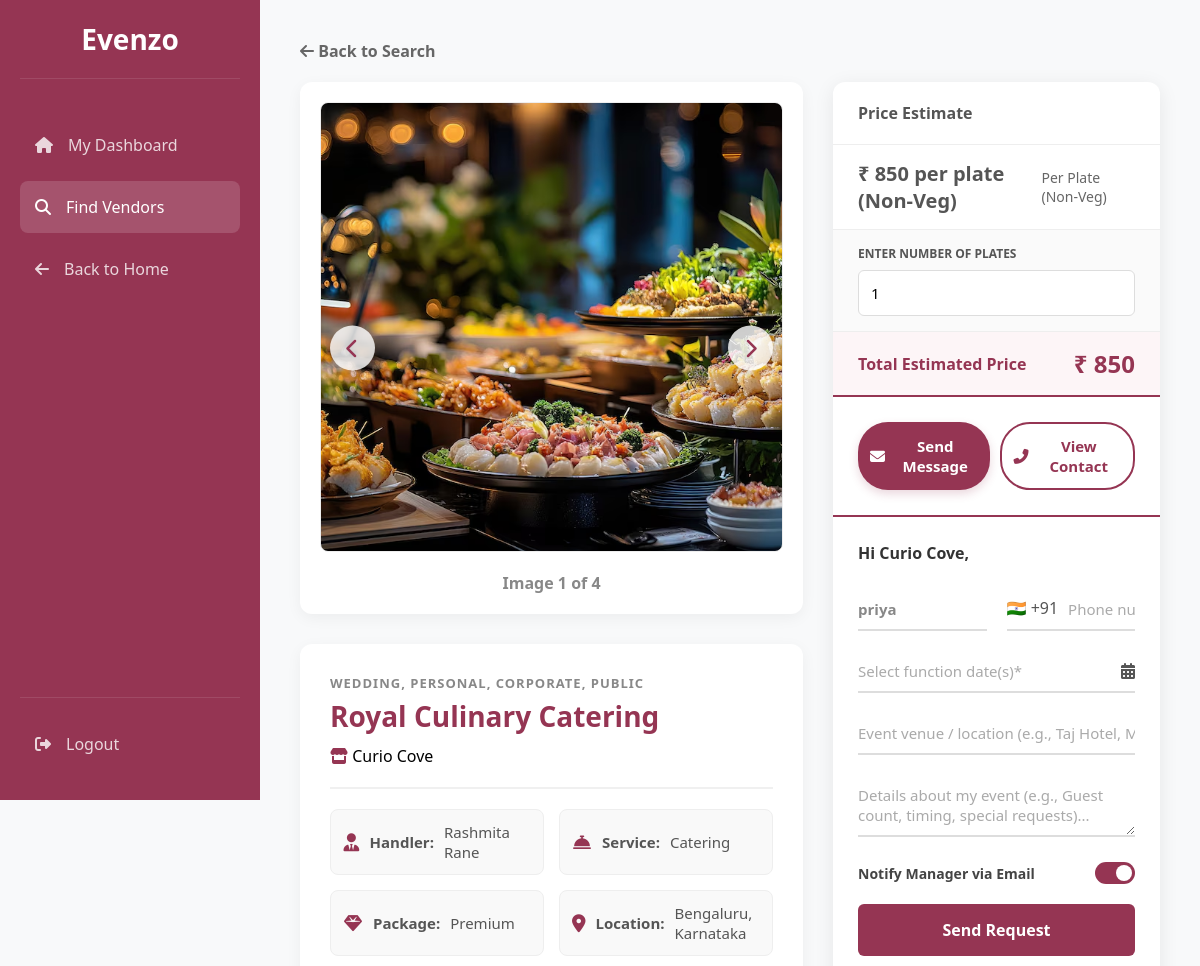
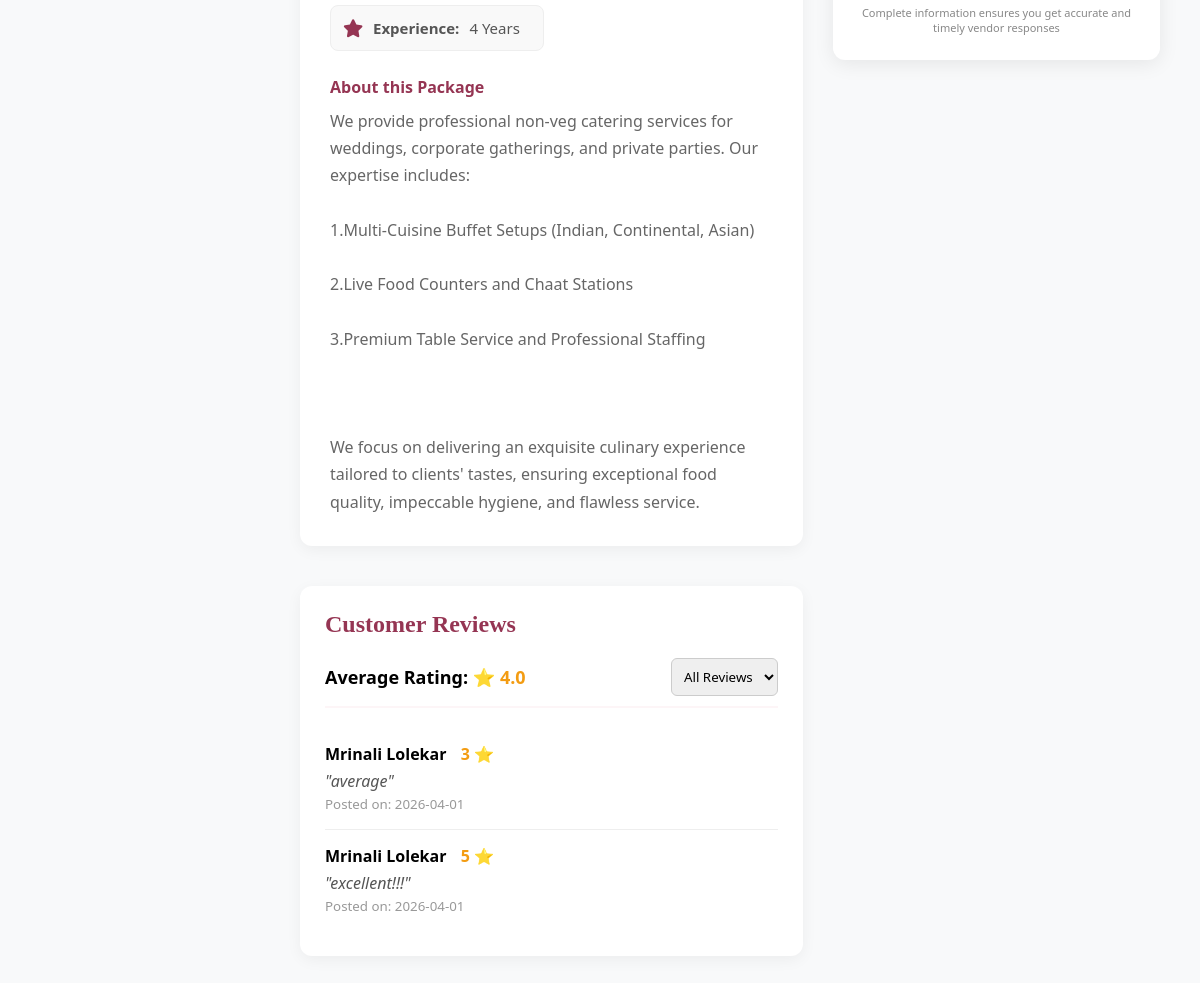
Page /vendor_details/18 (signed in) on the committed database (2 pictures, top to bottom).
### tables this page shows
CREATE TABLE services (
                id INTEGER PRIMARY KEY AUTOINCREMENT,
                manager_id INTEGER NOT NULL,
                category TEXT,
                service_name TEXT NOT NULL,
                service_location TEXT,       
                services_offered TEXT,       
                experience_years INTEGER,    
                pricing TEXT,                
                images TEXT,                 
                description TEXT, unavailable_dates TEXT, pkg_basic_name TEXT DEFAULT 'Basic (Silver)', pkg_basic_price REAL DEFAULT 0.0, pkg_basic_desc TEXT, pkg_premium_name TEXT DEFAULT 'Premium (Gold)', pkg_premium_price REAL DEFAULT 0.0, pkg_premium_desc TEXT, pkg_luxury_name TEXT DEFAULT 'Luxury (Platinum)', pkg_luxury_price REAL DEFAULT 0.0, pkg_luxury_desc TEXT, package_tier TEXT DEFAULT 'Standard', is_active INTEGER DEFAULT 1,
                FOREIGN KEY (manager_id) REFERENCES users (id) ON DELETE CASCADE
            );

CREATE TABLE manager_profiles (
            id INTEGER PRIMARY KEY AUTOINCREMENT,
            user_id INTEGER NOT NULL,
            business_name TEXT NOT NULL,
            phone TEXT NOT NULL,
            license_path TEXT, -- Path to uploaded JPEG/PDF license
            bio TEXT,
            base_price REAL DEFAULT 0.0,
            rating REAL DEFAULT 0.0, profile_pic TEXT, location TEXT, -- For the "Ratings/Reviews system"
            FOREIGN KEY (user_id) REFERENCES users (id) ON DELETE CASCADE
        );

CREATE TABLE users (
            id INTEGER PRIMARY KEY AUTOINCREMENT,
            full_name TEXT NOT NULL,
            email TEXT UNIQUE NOT NULL,
            password TEXT NOT NULL,
            role TEXT CHECK(role IN ('user', 'admin', 'eventmanager')) NOT NULL,
            is_approved INTEGER DEFAULT 0, -- 0=Pending, 1=Approved by Admin
            created_at TIMESTAMP DEFAULT CURRENT_TIMESTAMP
        , reset_otp TEXT, is_active INTEGER DEFAULT 1);

CREATE TABLE reviews (
            id INTEGER PRIMARY KEY AUTOINCREMENT,
            client_id INTEGER NOT NULL,
            manager_id INTEGER NOT NULL,
            rating INTEGER CHECK(rating >= 1 AND rating <= 5),
            review_text TEXT,
            created_at TIMESTAMP DEFAULT CURRENT_TIMESTAMP, booking_id INTEGER, is_visible INTEGER DEFAULT 1,
            FOREIGN KEY (client_id) REFERENCES users (id),
            FOREIGN KEY (manager_id) REFERENCES users (id)
        );

### app.py (the view)
@app.route('/vendor_details/<int:service_id>')
def vendor_details(service_id):
    if 'user_id' not in session:
        return redirect(url_for('index'))
    conn = get_db_connection()
    service = conn.execute('''
        SELECT s.*, m.business_name, m.rating, m.phone, m.bio,
               u.full_name as manager_name
        FROM services s
        JOIN manager_profiles m ON s.manager_id = m.user_id
        JOIN users u ON m.user_id = u.id
        WHERE s.id=?
    ''', (service_id,)).fetchone()
    if not service:
        flash("Vendor not found.")
        return redirect(url_for('explore'))
    reviews = conn.execute('''
        SELECT r.*, u.full_name as client_name
        FROM reviews r JOIN users u ON r.client_id = u.id
        WHERE r.manager_id=? AND r.is_visible=1
        ORDER BY r.created_at DESC
    ''', (service['manager_id'],)).fetchall()
    paid_booking = conn.execute('''
        SELECT id FROM bookings
        WHERE client_id=? AND service_id=? AND status='confirmed' AND payment_status='paid'
        LIMIT 1
    ''', (session['user_id'], service_id)).fetchone()
    can_review = paid_booking is not None
    already_reviewed = conn.execute(
        "SELECT id FROM reviews WHERE client_id=? AND manager_id=?",
        (session['user_id'], service['manager_id'])
    ).fetchone()
    conn.close()
    return render_template('vendors_details.html',
        service=service, reviews=reviews,
        can_review=can_review and not already_reviewed)

### app.py (called while the page is built)
def get_db_connection():
    conn = sqlite3.connect('database.db', timeout=10)
    conn.row_factory = sqlite3.Row
    conn.execute("PRAGMA foreign_keys = ON")
    return conn

### frontend/templates/vendors_details.html (shortened to what this page needs)
<!DOCTYPE html>
<html lang="en">
<head>
    <link rel="stylesheet" href="https://cdnjs.cloudflare.com/ajax/libs/font-awesome/6.4.0/css/all.min.css">
    <link rel="stylesheet" href="https://cdn.jsdelivr.net/npm/flatpickr/dist/flatpickr.min.css">
</head>
<body>
    <div class="sidebar">
        <div class="logo">Evenzo</div>
        <nav class="nav-menu">
            <a href="{{ url_for('user_dashboard') }}" class="nav-item"><i class="fas fa-home"></i> My Dashboard</a>
            <a href="{{ url_for('explore') }}" class="nav-item active"><i class="fas fa-search"></i> Find Vendors</a>
            <a href="{{ url_for('index') }}" class="nav-item"><i class="fas fa-arrow-left"></i> Back to Home</a>
        </nav>
        <div class="logout-container">
            <a href="{{ url_for('logout') }}" class="nav-item"><i class="fas fa-sign-out-alt"></i> Logout</a>
        </div>
    </div>
    <div class="main-content">
        <a href="{{ url_for('explore') }}" class="back-btn"><i class="fas fa-arrow-left"></i> Back to Search</a>
        <div class="details-container">
            <div>
                <div class="slider-card">
                    {% set raw_imgs = service.images.split(',') if service.images else [] %}
                    {% set clean_imgs = raw_imgs | reject('equalto', '') | list %}
                    {% if clean_imgs|length > 0 %}
                        <img id="mainCarouselImg" src="{{ url_for('uploaded_file', filename=clean_imgs[0]) }}" class="main-image">
                        {% if clean_imgs|length > 1 %}
                        <div class="slider-controls">
                            <button class="slider-btn" onclick="changeImage(-1)"><i class="fas fa-chevron-left"></i></button>
                            <button class="slider-btn" onclick="changeImage(1)"><i class="fas fa-chevron-right"></i></button>
                        </div>
                        <div style="margin-top: 15px; color: #888; font-weight: bold;">Image <span id="imgCounter">1</span> of {{ clean_imgs|length }}</div>
                        {% endif %}
                    {% else %}
                        <div class="main-image" style="display: flex; align-items: center; justify-content: center; background: #eee; color: #aaa; font-size: 20px;">No Images Available</div>
                    {% endif %}
                </div>
                <div class="info-card">
                    <div class="info-header">
                        <div class="v-category">{{ service.category }}</div>
                        <div class="v-title">{{ service.service_name }}</div>
                        <div class="v-business"><i class="fas fa-store" style="color: var(--primary);"></i> {{ service.business_name }}</div>
                    </div>
                    <div class="v-grid">
                        <div class="v-detail"><i class="fas fa-user-tie"></i> <strong>Handler:</strong> {{ service.manager_name }}</div>
                        <div class="v-detail"><i class="fas fa-concierge-bell"></i> <strong>Service:</strong> {{ service.services_offered }}</div>
                        <div class="v-detail"><i class="fas fa-gem"></i> <strong>Package:</strong> {{ service.package_tier }}</div>
                        <div class="v-detail"><i class="fas fa-map-marker-alt"></i> <strong>Location:</strong> {{ service.service_location }}</div>
                        <div class="v-detail"><i class="fas fa-star"></i> <strong>Experience:</strong> {{ service.experience_years }} Years</div>
                    </div>
                    <div class="desc-title" style="font-weight:bold; color:var(--primary); margin-bottom:10px;">About this Package</div>
                    <div class="v-description">{{ service.description }}</div>
                </div>
                <div class="reviews-section">
                    <h2 style="color: var(--primary); margin-bottom: 20px; font-family: 'Sanchez', serif;">Customer Reviews</h2>
                    <div class="reviews-display">
                        <div style="display: flex; justify-content: space-between; align-items: center; margin-bottom: 20px; border-bottom: 2px solid #fdf5f7; padding-bottom: 10px;">
                            <p style="font-weight: bold; font-size: 18px;">Average Rating: <span style="color: #f39c12;">⭐ {{ service.rating if service.rating else '0.0' }}</span></p>
                            <select id="reviewSorter" onchange="sortReviews()" style="padding: 8px; border-radius: 6px; border: 1px solid #ccc; font-family: inherit; outline: none;">
                                <option value="all">All Reviews</option>
                            </select>
                        </div>
                        <div id="reviewsList">
                            {% for review in reviews %}
                            <div class="review-card" data-rating="{{ review.rating }}">
                                <p style="font-weight: bold; margin-bottom: 5px;">{{ review.client_name }} <span style="color: #f39c12; margin-left: 10px;">{{ review.rating }} ⭐</span></p>
                                <p style="color: #555; font-style: italic;">"{{ review.review_text }}"</p>
                                <small style="color: #999;">Posted on: {{ review.created_at.split(' ')[0] }}</small>
                            </div>
                            {% else %}
                            <p style="text-align: center; color: #999; padding: 20px;">No reviews yet.</p>
                            {% endfor %}
                        </div>
                    </div>
                </div>
            </div>
            <div class="booking-wrapper">
                <div class="pricing-header">
                    <h3>Price Estimate</h3>
                </div>
                <div class="pricing-row">
                    <div class="price-amt">₹ {{ service.pricing }}</div>
                    <div class="price-type" id="pricingUnitDisplay">Base Rate</div>
                </div>
                <div class="qty-input-wrapper" id="qtyWrapper" style="padding: 15px 25px; border-bottom: 1px solid #eee; background: #fafafa;">
                    <label id="qtyLabel" for="qtyInput" style="font-size: 12px; color: #555; font-weight: bold; margin-bottom: 8px; display: block; text-transform: uppercase;">
                    </label>
                    <input type="number" id="qtyInput" min="1" value="1" oninput="calculateTotal()"
                           style="width: 100%; padding: 12px; border: 1px solid #ddd; border-radius: 6px; font-size: 15px; outline: none; transition: 0.3s; background: white;">
                </div>
                <div class="pricing-row" style="background: #fdf5f7; border-bottom: 2px solid var(--primary);">
                    <div class="price-type" style="font-weight: bold; color: var(--primary); font-size: 16px;">Total Estimated Price</div>
                    <div class="price-amt" id="totalPriceDisplay" style="font-size: 24px; color: var(--primary);">₹ 0</div>
                </div>
                <div class="action-pills">
                    <button class="pill-btn btn-msg"><i class="fas fa-envelope"></i> Send Message</button>
                    <button class="pill-btn btn-call" onclick="toggleContact()"><i class="fas fa-phone-alt"></i> View Contact</button>
                </div>
                <div class="booking-form">
                    <div class="greeting">Hi {{ service.business_name }},</div>
                    <form action="{{ url_for('book_vendor') }}" method="POST">
                        <div class="form-grid">
                            <div class="input-group">
                                <input type="text" value="{{ session.user_name }}" readonly style="color: #888; font-weight: bold;">
                            </div>
                            <div class="input-group" style="display: flex; align-items: flex-end;">
                                <span style="padding-bottom: 10px; padding-right: 10px; color: #555; border-bottom: 2px solid #ddd;">🇮🇳 +91</span>
                                <input type="tel" name="client_phone" placeholder="Phone number" required style="flex: 1;">
                            </div>
                            <div class="input-group date-icon-wrapper full-width">
                                <input type="text" name="event_date" id="bookingDateInput" placeholder="Select function date(s)*" required readonly>
                                <i class="fas fa-calendar-alt"></i>
                            </div>
                            <div class="input-group full-width">
                                <input type="text" name="event_location" placeholder="Event venue / location (e.g., Taj Hotel, MG Road, Bengaluru)*" required>
                            </div>
                            <div class="input-group full-width">
                                <textarea name="client_message" placeholder="Details about my event (e.g., Guest count, timing, special requests)..." rows="2" required></textarea>
                            </div>
                        </div>
                        <div style="display: flex; justify-content: space-between; align-items: center; margin-top: 10px; margin-bottom: 5px; font-size: 14px; font-weight: 600; color: #444;">
                            <span>Notify Manager via Email</span>
                            <label class="switch">
                                <span class="slider"></span>
                            </label>
                        </div>
                        <button type="submit" class="submit-btn" id="submitBookingBtn">Send Request</button>
                        <div class="footer-note">Complete information ensures you get accurate and timely vendor responses</div>
                    </form>
                </div>
            </div>
        </div>
    </div>
</body>
</html>

### rows in the picture
services: category "WEDDING, PERSONAL, CORPORATE, PUBLIC", service_name "Royal Culinary Catering", services_offered "Catering", package_tier "Premium", service_location "Bengaluru, Karnataka", experience_years "4", description "We provide professional non-veg catering services for weddings, corporate gatherings, and private parties. Our expertise includes: 1.Multi-Cuisine Buffet Setups (Indian, Continental, Asian) 2.Live Food Counters and Chaat Stations 3.Premium Table Service and Professional Staffing We focus on delivering an exquisite culinary experience tailored to clients' tastes, ensuring exceptional food quality, impeccable hygiene, and flawless service.", pricing "850 per plate (Non-Veg)"
manager_profiles: business_name "Curio Cove", rating "4.0"
users: manager_name "Rashmita Rane"
reviews: client_name "Mrinali Lolekar", rating "3", review_text "average", created_at "2026-04-01"
reviews: client_name "Mrinali Lolekar", rating "5", review_text "excellent!!!", created_at "2026-04-01"

### other values in the picture
{{ clean_imgs|length }} "4"
